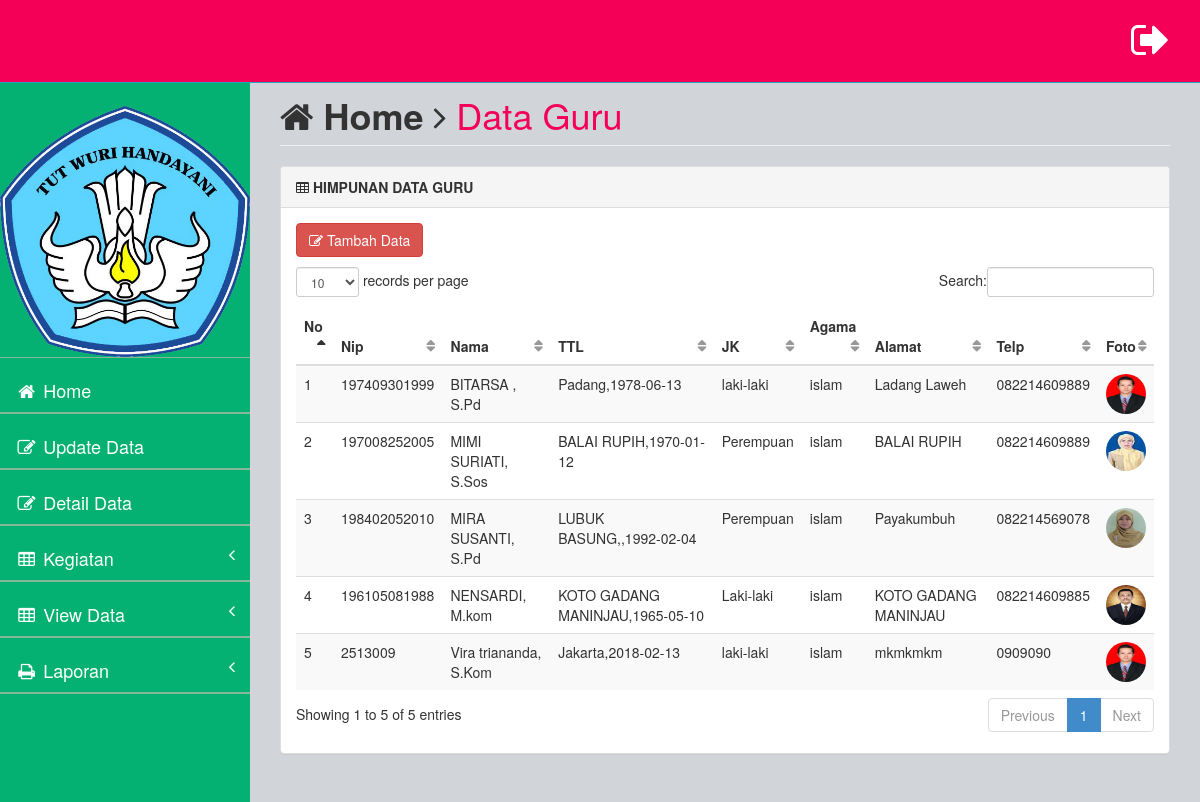
Page /_guru?page=guru&action=view_guru (signed in) on the committed database.
### tables this page shows
CREATE TABLE `data_guru` (
  `id_guru` int(4) NOT NULL,
  `nama_guru` varchar(20) NOT NULL,
  `nip` varchar(12) NOT NULL,
  `kelamin` varchar(15) NOT NULL,
  `alamat_guru` text NOT NULL,
  `telpon_guru` varchar(12) NOT NULL,
  `username` varchar(20) NOT NULL,
  `password` varchar(100) NOT NULL,
  `gelar` varchar(100) NOT NULL,
  `tempat_lahir` varchar(100) NOT NULL,
  `tanggal_lahir` date NOT NULL,
  `agama` varchar(100) NOT NULL,
  `email` varchar(100) NOT NULL,
  `photo` varchar(100) NOT NULL
);

### page/guru/data_guru.php (the view, shortened to what this page needs)
<div class="row">
                <div class="col-lg-12">
                    <h1 class="page-header"><i class="fa fa-home"></i> <b>Home</b> <i class="fa fa-angle-right"></i> <font color="#f50057">Data Guru</font></h1>
                </div>
            </div>
            <div class="row">
                <div class="col-lg-12">
                    <div class="panel panel-default">
                        <div class="panel-heading">
                             <b><i class="fa fa-table"></i> HIMPUNAN DATA GURU</b>
                        </div>
                           <div class="table-responsive">
                        <div class="panel-body">
                            <p align="left">
                                <a href="?page=guru&action=add_guru"><button type="" class="btn btn-danger"> <i class="fa fa-edit"></i> Tambah Data</button></a>
                            </p>
                            <div class="table-responsive">
                                <table class="table table-striped table-hover" id="dataTables-example">
                                    <thead>
                                        <tr>
                                            <th>No</th>
                                            <th>Nip</th>
                                            <th>Nama</th>
                                            <th>TTL</th>
                                            <th>JK</th>
                                            <th>Agama</th>
                                            <th>Alamat</th>
                                            <th>Telp</th>
                                            <th>Foto</th>
                                        </tr>
                                    </thead>
                                    <tbody>
                                        <?php
                                        $sql = mysql_query("select * from data_guru") or die (mysql_error());
                                        $no=1;
                                        while ($data = mysql_fetch_array($sql)){
                                        ?>
                                        <tr class="odd gradeX">
                                            <td><?php echo $no++; ?></td>
                                            <td><?php echo $data['nip']; ?></td>
                                            <td><?php echo $data['nama_guru']; ?>, <?php echo $data['gelar']; ?></td>
                                            <td><?php echo $data['tempat_lahir']; ?>,<?php echo $data['tanggal_lahir']; ?></td>
                                            <td><?php echo $data['kelamin']; ?></td>
                                            <td><?php echo $data['agama']; ?></td>
                                            <td><?php echo $data['alamat_guru']; ?></td>
                                            <td><?php echo $data['telpon_guru']; ?></td>
                                            <td> <img src="../photo_guru/<?php echo $data ['photo'];?>" height="40" width="40" align="middle" style="border-radius: 100%;"></td>
                                        </tr>
                                        <?php } ?>
                                    </tbody>
                                </table>
                            </div>
                        </div>
                    </div>
                </div>
            </div>

### assets/css/style.css (style rules this page uses)
body { background-color: #f8f8f8; }
table.dataTable thead .sorting, table.dataTable thead .sorting_asc:after, table.dataTable thead .sorting_desc, table.dataTable thead .sorting_asc_disabled, table.dataTable thead .sorting_desc_disabled { background: transparent; }
table.dataTable thead .sorting_asc:after { content: "\f0de"; float: right; font-family: fontawesome; }
table.dataTable thead .sorting:after { content: "\f0dc"; float: right; font-family: fontawesome; color: rgba(50,50,50,.5); }

### rows in the picture
data_guru: nip "197409301999", nama_guru "BITARSA", gelar "S.Pd", tempat_lahir "Padang", tanggal_lahir "1978-06-13", kelamin "laki-laki", agama "islam", alamat_guru "Ladang Laweh", telpon_guru "082214609889", photo (picture)
data_guru: nip "197008252005", nama_guru "MIMI SURIATI", gelar "S.Sos", tempat_lahir "BALAI RUPIH", tanggal_lahir "1970-01-12", kelamin "Perempuan", agama "islam", alamat_guru "BALAI RUPIH", telpon_guru "082214609889", photo (picture)
data_guru: nip "198402052010", nama_guru "MIRA SUSANTI", gelar "S.Pd", tempat_lahir "LUBUK BASUNG,", tanggal_lahir "1992-02-04", kelamin "Perempuan", agama "islam", alamat_guru "Payakumbuh", telpon_guru "082214569078", photo (picture)
data_guru: nip "196105081988", nama_guru "NENSARDI", gelar "M.kom", tempat_lahir "KOTO GADANG MANINJAU", tanggal_lahir "1965-05-10", kelamin "Laki-laki", agama "islam", alamat_guru "KOTO GADANG MANINJAU", telpon_guru "082214609885", photo (picture)
data_guru: nip "2513009", nama_guru "Vira triananda", gelar "S.Kom", tempat_lahir "Jakarta", tanggal_lahir "2018-02-13", kelamin "laki-laki", agama "islam", alamat_guru "mkmkmkm", telpon_guru "0909090", photo (picture)
